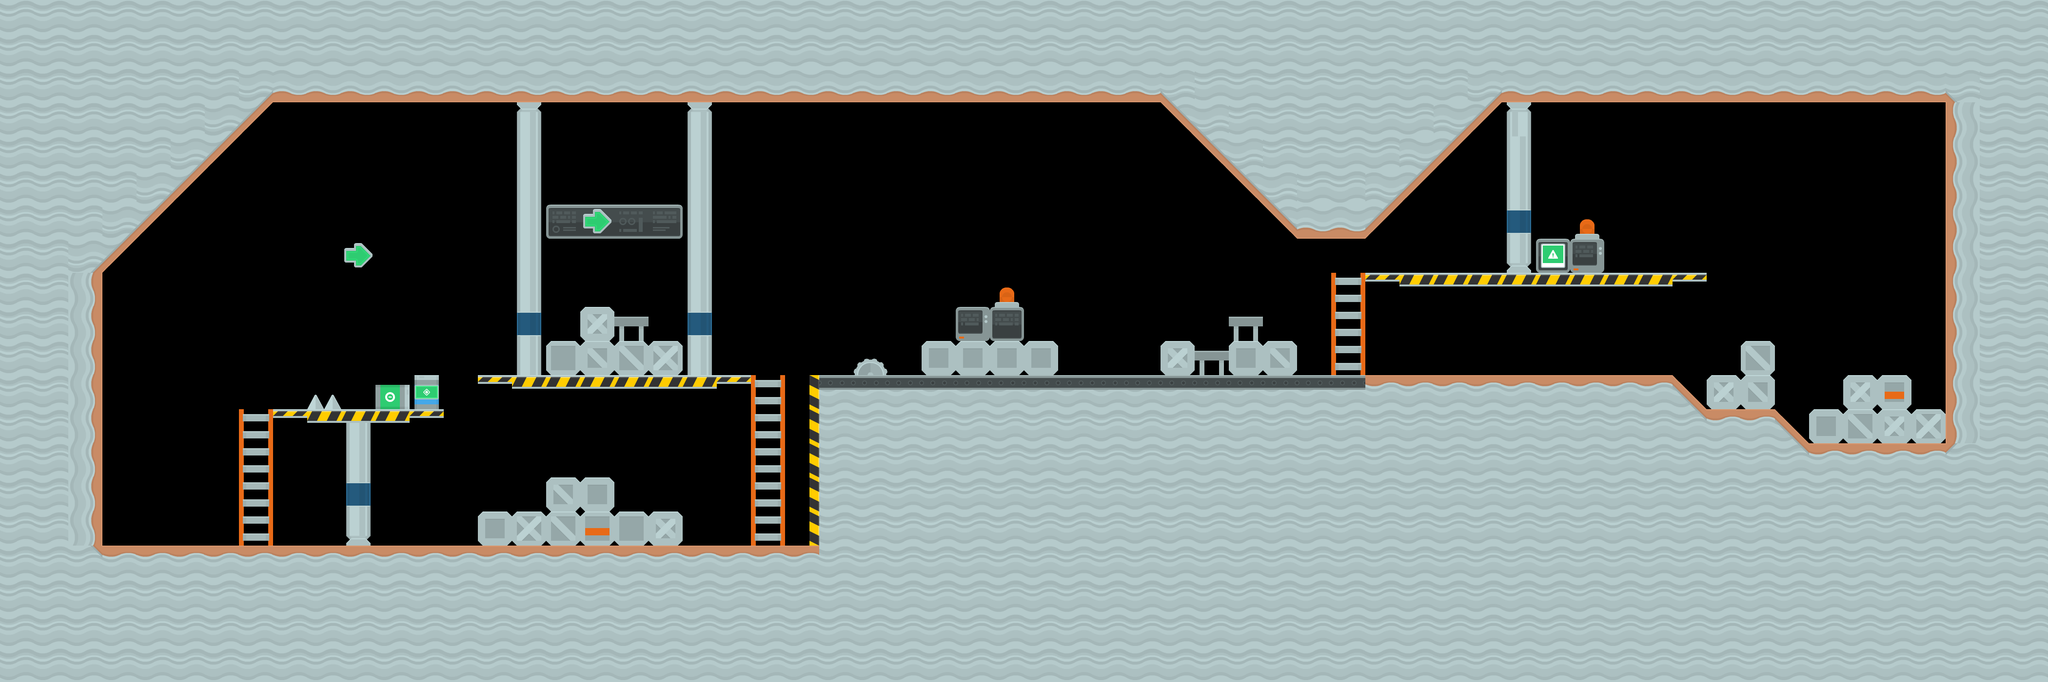

Tiled map render using the project's own tile images. Description and the map definition, with tile-layer contents summarised, below:
An orthogonal 60x20 tile map with 70x70 px tiles, 2 tile layers (Map, Map), 7 tilesets and 87 objects (12x Enemy, 12x Ladder, 5x Hostage, 3x Vip, Player).

<map version="1.10" tiledversion="1.10.1" orientation="orthogonal" renderorder="left-down" width="60" height="20" tilewidth="70" tileheight="70" infinite="0" nextlayerid="10" nextobjectid="290">
 <tileset firstgid="1" name="player-stand" tilewidth="14" tileheight="34" tilecount="1" columns="1">
  <image source="../pictures/skins/player/1/player-1-stand.png" width="14" height="34" />
 </tileset>
 <tileset firstgid="2" name="enemy-stand" tilewidth="14" tileheight="34" tilecount="1" columns="1">
  <image source="../pictures/skins/enemy/1/enemy-1-stand.png" width="14" height="34" />
 </tileset>
 <tileset firstgid="3" name="hostage-stand" tilewidth="14" tileheight="34" tilecount="1" columns="1">
  <image source="../pictures/skins/hostage/1/hostage-1-stand.png" trans="ff00ff" width="14" height="34" />
 </tileset>
 <tileset firstgid="4" name="vip-stand" tilewidth="14" tileheight="34" tilecount="1" columns="1">
  <image source="../pictures/skins/vip/1/vip-1-stand.png" trans="ff00ff" width="14" height="34" />
 </tileset>
 <tileset firstgid="5" name="grass" tilewidth="70" tileheight="70" tilecount="49" columns="7">
  <image source="../tiles/grass.png" trans="ff00ff" width="512" height="512" />
 </tileset>
 <tileset firstgid="54" name="industrial" tilewidth="70" tileheight="70" tilecount="112" columns="14">
  <image source="../tiles/industrial.png" trans="ff00ff" width="980" height="560" />
 </tileset>
 <tileset firstgid="166" name="hostage-stand" tilewidth="14" tileheight="34" tilecount="1" columns="1">
  <image source="../pictures/skins/hostage/1/hostage-1-stand.png" trans="ff00ff" width="14" height="34" />
 </tileset>
 <layer id="1" name="Map" width="60" height="20">
  <data>[1200 cells, 796 non-empty, 34 distinct tile ids]</data>
 </layer>
 <objectgroup id="2" name="Objects">
  <object id="192" name="Player" gid="1" x="299.061" y="1120" width="70" height="70" />
  <object id="193" name="Enemy" gid="2" x="809" y="1120" width="70" height="70" />
  <object id="194" name="Vip" gid="4" x="1267" y="1050" width="70" height="70" />
  <object id="195" name="Enemy" gid="2" x="1009" y="1050" width="70" height="70" />
  <object id="197" name="Enemy" gid="2" x="1122" y="980" width="70" height="70" />
  <object id="198" name="Enemy" gid="2" x="770" y="790" width="70" height="70" />
  <object id="199" name="Enemy" gid="2" x="1115" y="700" width="70" height="70" />
  <object id="200" name="Enemy" gid="2" x="1195" y="630" width="70" height="70" />
  <object id="201" name="Enemy" gid="2" x="2300" y="770" width="70" height="70" />
  <object id="202" name="Enemy" gid="2" x="2450" y="720" width="70" height="70" />
  <object id="203" name="Enemy" gid="2" x="1679.67" y="770" width="70" height="70" />
  <object id="204" name="Vip" gid="4" x="1821" y="770" width="70" height="70" />
  <object id="205" name="Vip" gid="4" x="3920" y="840" width="70" height="70" />
  <object id="206" name="Enemy" gid="2" x="2970" y="560" width="70" height="70" />
  <object id="207" name="Enemy" gid="2" x="3100" y="770" width="70" height="70" />
  <object id="208" name="Enemy" gid="2" x="3570" y="700" width="70" height="70" />
  <object id="211" name="Hostage" gid="166" x="2660" y="770" width="70" height="70" />
  <object id="212" name="Hostage" gid="166" x="1400" y="1120" width="70" height="70" />
  <object id="213" name="Hostage" gid="166" x="1190" y="980" width="70" height="70" />
  <object id="214" name="Hostage" gid="166" x="3365" y="560" width="70" height="70" />
  <object id="215" name="Hostage" gid="166" x="3500" y="770" width="70" height="70" />
  <object id="216" x="210" y="1120">
   <polygon points="0,0 0,-560 -70,-560 -70,0" />
  </object>
  <object id="217" x="210" y="1120">
   <polygon points="0,0 1470,0 1470,70 0,70" />
  </object>
  <object id="218" x="210" y="560">
   <polygon points="0,0 350,-350 350,-420 -70,-420 -70,0" />
  </object>
  <object id="219" x="560" y="140">
   <polygon points="0,0 1820,0 1820,70 0,70" />
  </object>
  <object id="220" x="1680" y="770">
   <polygon points="0,0 0,350 70,350 70,0" />
  </object>
  <object id="221" x="1750" y="770">
   <polygon points="0,0 0,70 1680,70 1680,0" />
  </object>
  <object id="222" x="3430" y="770">
   <polygon points="0,0 70,70 0,70" />
  </object>
  <object id="223" x="3500" y="840">
   <polygon points="0,0 140,0 140,70 0,70" />
  </object>
  <object id="224" x="3640" y="910">
   <polygon points="0,0 70,0 0,-70" />
  </object>
  <object id="225" x="3710" y="910">
   <polygon points="0,0 280,0 280,70 0,70" />
  </object>
  <object id="227" x="3990" y="910">
   <polygon points="0,0 70,0 70,-700 0,-700" />
  </object>
  <object id="228" x="3990" y="210">
   <polygon points="0,0 0,-70 -910,-70 -910,0" />
  </object>
  <object id="229" x="2800" y="490">
   <polygon points="0,0 -140,0 -420,-280 280,-280" />
  </object>
  <object id="230" x="1120" y="770">
   <polygon points="0,0 0,-70 70,-70 70,0" />
  </object>
  <object id="231" x="1190" y="770">
   <polygon points="0,0 70,0 70,-70 0,-70" />
  </object>
  <object id="232" x="1260" y="770">
   <polygon points="0,0 70,0 70,-70 0,-70" />
  </object>
  <object id="233" x="1330" y="770">
   <polygon points="0,0 70,0 70,-70 0,-70 0,0" />
  </object>
  <object id="234" x="1260" y="700">
   <polygon points="0,0 0,-70 -70,-70 -70,0" />
  </object>
  <object id="239" x="2380" y="770">
   <polygon points="0,0 0,-70 70,-70 70,0" />
  </object>
  <object id="240" x="2520" y="770">
   <polygon points="0,0 0,-70 70,-70 70,0" />
  </object>
  <object id="241" x="2590" y="770">
   <polygon points="0,0 70,0 70,-70 0,-70" />
  </object>
  <object id="242" x="1120" y="1050">
   <polygon points="0,0 0,-70 70,-70 70,0" />
  </object>
  <object id="243" x="1190" y="1050">
   <polygon points="0,0 70,0 70,-70 0,-70" />
  </object>
  <object id="244" x="980" y="1050">
   <polygon points="0,0 0,70 70,70 70,0 0,0" />
  </object>
  <object id="245" x="1050" y="1050">
   <polygon points="0,0 70,0 70,70 0,70" />
  </object>
  <object id="246" x="1120" y="1050">
   <polygon points="0,0 70,0 70,70 0,70" />
  </object>
  <object id="247" x="1190" y="1050">
   <polygon points="0,0 70,0 70,70 0,70" />
  </object>
  <object id="248" x="1260" y="1050">
   <polygon points="0,0 70,0 70,70 0,70 0,0" />
  </object>
  <object id="249" x="1330" y="1050">
   <polygon points="0,0 70,0 70,70 0,70" />
  </object>
  <object id="250" x="770" y="840">
   <polygon points="0,0 0,-49.8182 70.1818,-49.8182 70,0" />
  </object>
  <object id="251" x="850" y="839.455">
   <polygon points="0,0 50.1818,0.363636 50.1818,-69.2727 -0.181818,-69.4545" />
  </object>
  <object id="252" x="759.75" y="1119.75">
   <polygon points="0,0 0,-6.125 -7,-12.75 0.75,-19.375 -49.5,-19.75 -42.25,-12.5 -50,-5.5 -50,0.5" />
  </object>
  <object id="253" x="709.875" y="1099.94">
   <polygon points="0,0 50.1875,-0.0625 50.125,-231.756 -0.238636,-231.574" />
  </object>
  <object id="255" x="840" y="840">
   <polygon points="0,0 70,0 70,18 -0.0625,17.9375" />
  </object>
  <object id="256" x="840" y="840">
   <polygon points="0,0 -210,0 -210,28 -0.25,28" />
  </object>
  <object id="257" x="630" y="840">
   <polygon points="0,0 -70,0 -69.9091,17.7273 -0.272727,18.0909" />
  </object>
  </objectgroup>
 <layer id="7" name="Map" width="60" height="20">
  <data>[1200 cells, 36 non-empty, 6 distinct tile ids]</data>
 </layer>
</map>
<!-- 30 of 87 objects omitted -->
